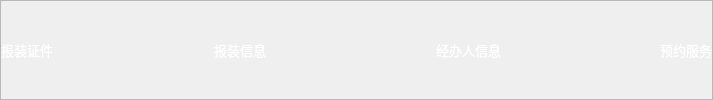
      <widget class="QFrame" name="frame_7">
       <property name="sizePolicy">
        <sizepolicy hsizetype="Fixed" vsizetype="Fixed">
         <horstretch>0</horstretch>
         <verstretch>0</verstretch>
        </sizepolicy>
       </property>
       <property name="minimumSize">
        <size>
         <width>712</width>
         <height>0</height>
        </size>
       </property>
       <property name="maximumSize">
        <size>
         <width>822</width>
         <height>16777215</height>
        </size>
       </property>
       <property name="frameShape">
        <enum>QFrame::StyledPanel</enum>
       </property>
       <property name="frameShadow">
        <enum>QFrame::Raised</enum>
       </property>
       <layout class="QHBoxLayout" name="horizontalLayout_15">
        <property name="spacing">
         <number>0</number>
        </property>
        <property name="leftMargin">
         <number>0</number>
        </property>
        <property name="topMargin">
         <number>0</number>
        </property>
        <property name="rightMargin">
         <number>0</number>
        </property>
        <property name="bottomMargin">
         <number>0</number>
        </property>
        <item>
         <widget class="QLabel" name="label_4">
          <property name="sizePolicy">
           <sizepolicy hsizetype="Fixed" vsizetype="Fixed">
            <horstretch>0</horstretch>
            <verstretch>0</verstretch>
           </sizepolicy>
          </property>
          <property name="font">
           <font>
            <family>微软雅黑</family>
            <pointsize>10</pointsize>
            <kerning>true</kerning>
           </font>
          </property>
          <property name="text">
           <string>&lt;html&gt;&lt;head/&gt;&lt;body&gt;&lt;p&gt;&lt;span style=&quot; color:#ffffff;&quot;&gt;报装证件&lt;/span&gt;&lt;/p&gt;&lt;/body&gt;&lt;/html&gt;</string>
          </property>
         </widget>
        </item>
        <item>
         <spacer name="horizontalSpacer_20">
          <property name="orientation">
           <enum>Qt::Horizontal</enum>
          </property>
          <property name="sizeType">
           <enum>QSizePolicy::Fixed</enum>
          </property>
          <property name="sizeHint" stdset="0">
           <size>
            <width>161</width>
            <height>20</height>
           </size>
          </property>
         </spacer>
        </item>
        <item>
         <widget class="QLabel" name="label_5">
          <property name="sizePolicy">
           <sizepolicy hsizetype="Fixed" vsizetype="Fixed">
            <horstretch>0</horstretch>
            <verstretch>0</verstretch>
           </sizepolicy>
          </property>
          <property name="font">
           <font>
            <family>微软雅黑</family>
            <pointsize>10</pointsize>
            <kerning>true</kerning>
           </font>
          </property>
          <property name="text">
           <string>&lt;html&gt;&lt;head/&gt;&lt;body&gt;&lt;p&gt;&lt;span style=&quot; color:#ffffff;&quot;&gt;报装信息&lt;/span&gt;&lt;/p&gt;&lt;/body&gt;&lt;/html&gt;</string>
          </property>
         </widget>
        </item>
        <item>
         <spacer name="horizontalSpacer_21">
          <property name="orientation">
           <enum>Qt::Horizontal</enum>
          </property>
          <property name="sizeType">
           <enum>QSizePolicy::Fixed</enum>
          </property>
          <property name="sizeHint" stdset="0">
           <size>
            <width>170</width>
            <height>20</height>
           </size>
          </property>
         </spacer>
        </item>
        <item>
         <widget class="QLabel" name="label_6">
          <property name="sizePolicy">
           <sizepolicy hsizetype="Fixed" vsizetype="Fixed">
            <horstretch>0</horstretch>
            <verstretch>0</verstretch>
           </sizepolicy>
          </property>
          <property name="font">
           <font>
            <family>微软雅黑</family>
            <pointsize>10</pointsize>
            <kerning>true</kerning>
           </font>
          </property>
          <property name="text">
           <string>&lt;html&gt;&lt;head/&gt;&lt;body&gt;&lt;p&gt;&lt;span style=&quot; color:#ffffff;&quot;&gt;经办人信息&lt;/span&gt;&lt;/p&gt;&lt;/body&gt;&lt;/html&gt;</string>
          </property>
         </widget>
        </item>
        <item>
         <spacer name="horizontalSpacer_22">
          <property name="orientation">
           <enum>Qt::Horizontal</enum>
          </property>
          <property name="sizeType">
           <enum>QSizePolicy::Fixed</enum>
          </property>
          <property name="sizeHint" stdset="0">
           <size>
            <width>159</width>
            <height>20</height>
           </size>
          </property>
         </spacer>
        </item>
        <item>
         <widget class="QLabel" name="label_7">
          <property name="sizePolicy">
           <sizepolicy hsizetype="Fixed" vsizetype="Fixed">
            <horstretch>0</horstretch>
            <verstretch>0</verstretch>
           </sizepolicy>
          </property>
          <property name="font">
           <font>
            <family>微软雅黑</family>
            <pointsize>10</pointsize>
            <kerning>true</kerning>
           </font>
          </property>
          <property name="text">
           <string>&lt;html&gt;&lt;head/&gt;&lt;body&gt;&lt;p&gt;&lt;span style=&quot; color:#ffffff;&quot;&gt;预约服务&lt;/span&gt;&lt;/p&gt;&lt;/body&gt;&lt;/html&gt;</string>
          </property>
         </widget>
        </item>
       </layout>
      </widget>
